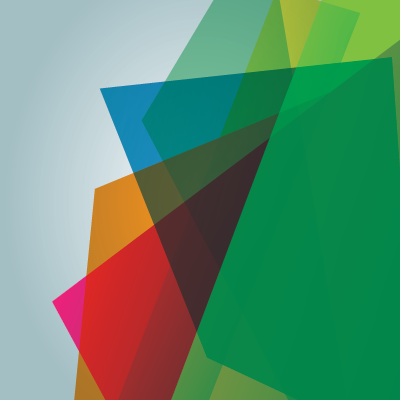
%> input picture zExperi/MainCSA_EXE/App/for_testing/splash.png, 400 x 400 px
$ octave --eval "result = CostHILL('../zExperi/MainCSA_EXE/App/for_testing/splash.png');"   (GNU Octave 9; MATLAB toolbox functions it lacks are replaced by stand-ins)
%> lines starting %> are read from the running program, lines starting %| are printed output that depends on the picture
function [rhoP1,rhoM1] = CostHILL(cover)
% coverImg: single or char
%
%%
if(ischar(cover))
   cover = single(imread(cover));
end
wetCost = 10^8;
%% 高通H-KB滤波器
H = [-1,2,-1; 2,-4,2; -1,2,-1];
Y = imfilter(cover, H, 'symmetric','conv','same');
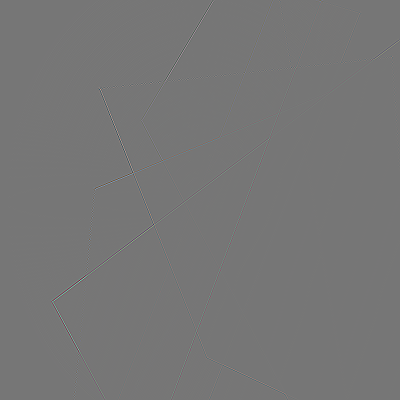
%> Y: size 400x400x3 single; mean R, G, B 0, 0, 0; drawn with min black and max white
% Y = filter2(H, cover, 'same');
%% 低通L1
L1 = ones(3);
Y = imfilter(abs(Y), L1,'symmetric','conv','same')./9;
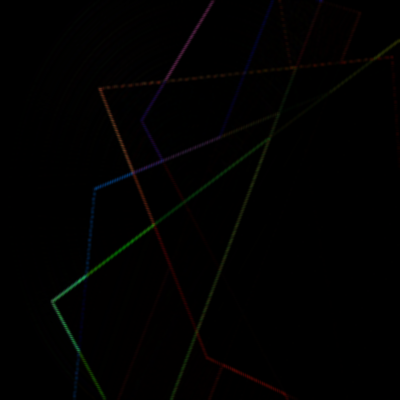
%> Y: size 400x400x3 single; mean R, G, B 1.8, 1.4, 1
% Y = filter2(L1, abs(Y), 'same');
%% 低通L2
L2 = ones(15);
Cost = imfilter(Y.^-1, L2,'symmetric','conv','same')./sum(L2(:));
%> Cost: size 400x400x3 single; 88.46% of the values are NaN or infinite; the others: min 0.221, max 2.66, mean 0.974
% Cost = filter2(L2, Y.^-1, 'same');

%% adjust embedding costs
Cost(Cost > wetCost) = wetCost;
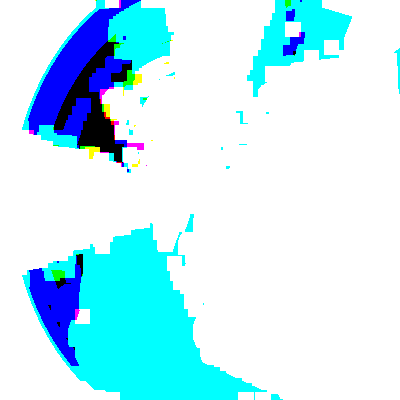
%> Cost: size 400x400x3 single; mean R, G, B 75138624, 92514544, 97421192; drawn with min black and max white
Cost(isnan(Cost)) = wetCost;
rhoP1 = Cost;  % +1 的代价
rhoM1 = Cost;
rhoP1(cover==255) = wetCost;
rhoM1(cover==0) = wetCost;
end

% 官网HILL实现
% R = imfilter(cover, F, 'symmetric', 'conv', 'same');
